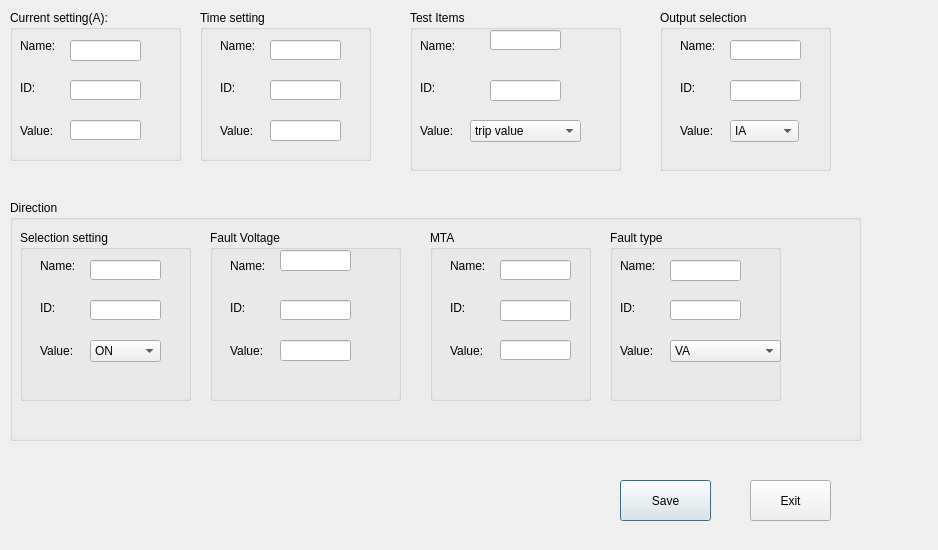
<?xml version="1.0" encoding="UTF-8"?>
<ui version="4.0">
 <class>Currentset</class>
 <widget class="QDialog" name="Currentset">
  <property name="geometry">
   <rect>
    <x>0</x>
    <y>0</y>
    <width>938</width>
    <height>550</height>
   </rect>
  </property>
  <property name="windowTitle">
   <string>Dialog</string>
  </property>
  <widget class="QGroupBox" name="groupBox">
   <property name="geometry">
    <rect>
     <x>10</x>
     <y>10</y>
     <width>171</width>
     <height>151</height>
    </rect>
   </property>
   <property name="title">
    <string>Current setting(A):</string>
   </property>
   <widget class="QLabel" name="label">
    <property name="geometry">
     <rect>
      <x>10</x>
      <y>20</y>
      <width>41</width>
      <height>31</height>
     </rect>
    </property>
    <property name="text">
     <string>Name:</string>
    </property>
   </widget>
   <widget class="QLabel" name="label_2">
    <property name="geometry">
     <rect>
      <x>10</x>
      <y>70</y>
      <width>41</width>
      <height>16</height>
     </rect>
    </property>
    <property name="text">
     <string>ID:</string>
    </property>
   </widget>
   <widget class="QLabel" name="label_3">
    <property name="geometry">
     <rect>
      <x>10</x>
      <y>110</y>
      <width>41</width>
      <height>21</height>
     </rect>
    </property>
    <property name="text">
     <string>Value:</string>
    </property>
   </widget>
   <widget class="QLineEdit" name="lineEdit">
    <property name="geometry">
     <rect>
      <x>60</x>
      <y>30</y>
      <width>71</width>
      <height>21</height>
     </rect>
    </property>
   </widget>
   <widget class="QLineEdit" name="lineEdit_2">
    <property name="geometry">
     <rect>
      <x>60</x>
      <y>70</y>
      <width>71</width>
      <height>20</height>
     </rect>
    </property>
   </widget>
   <widget class="QLineEdit" name="lineEdit_3">
    <property name="geometry">
     <rect>
      <x>60</x>
      <y>110</y>
      <width>71</width>
      <height>20</height>
     </rect>
    </property>
   </widget>
  </widget>
  <widget class="QGroupBox" name="groupBox_2">
   <property name="geometry">
    <rect>
     <x>410</x>
     <y>10</y>
     <width>211</width>
     <height>161</height>
    </rect>
   </property>
   <property name="title">
    <string>Test Items</string>
   </property>
   <widget class="QLabel" name="label_5">
    <property name="geometry">
     <rect>
      <x>10</x>
      <y>110</y>
      <width>41</width>
      <height>21</height>
     </rect>
    </property>
    <property name="text">
     <string>Value:</string>
    </property>
   </widget>
   <widget class="QLabel" name="label_4">
    <property name="geometry">
     <rect>
      <x>10</x>
      <y>70</y>
      <width>41</width>
      <height>16</height>
     </rect>
    </property>
    <property name="text">
     <string>ID:</string>
    </property>
   </widget>
   <widget class="QLabel" name="label_6">
    <property name="geometry">
     <rect>
      <x>10</x>
      <y>20</y>
      <width>41</width>
      <height>31</height>
     </rect>
    </property>
    <property name="text">
     <string>Name:</string>
    </property>
   </widget>
   <widget class="QComboBox" name="comboBox">
    <property name="geometry">
     <rect>
      <x>60</x>
      <y>110</y>
      <width>111</width>
      <height>22</height>
     </rect>
    </property>
    <item>
     <property name="text">
      <string>trip value</string>
     </property>
    </item>
    <item>
     <property name="text">
      <string>trip time</string>
     </property>
    </item>
    <item>
     <property name="text">
      <string>trip valye\ntrip time</string>
     </property>
    </item>
   </widget>
   <widget class="QLineEdit" name="lineEdit_7">
    <property name="geometry">
     <rect>
      <x>80</x>
      <y>20</y>
      <width>71</width>
      <height>20</height>
     </rect>
    </property>
   </widget>
   <widget class="QLineEdit" name="lineEdit_8">
    <property name="geometry">
     <rect>
      <x>80</x>
      <y>70</y>
      <width>71</width>
      <height>21</height>
     </rect>
    </property>
   </widget>
  </widget>
  <widget class="QGroupBox" name="groupBox_3">
   <property name="geometry">
    <rect>
     <x>660</x>
     <y>10</y>
     <width>171</width>
     <height>161</height>
    </rect>
   </property>
   <property name="title">
    <string>Output selection</string>
   </property>
   <widget class="QLabel" name="label_9">
    <property name="geometry">
     <rect>
      <x>20</x>
      <y>20</y>
      <width>41</width>
      <height>31</height>
     </rect>
    </property>
    <property name="text">
     <string>Name:</string>
    </property>
   </widget>
   <widget class="QLabel" name="label_7">
    <property name="geometry">
     <rect>
      <x>20</x>
      <y>70</y>
      <width>41</width>
      <height>16</height>
     </rect>
    </property>
    <property name="text">
     <string>ID:</string>
    </property>
   </widget>
   <widget class="QLabel" name="label_8">
    <property name="geometry">
     <rect>
      <x>20</x>
      <y>110</y>
      <width>41</width>
      <height>21</height>
     </rect>
    </property>
    <property name="text">
     <string>Value:</string>
    </property>
   </widget>
   <widget class="QComboBox" name="comboBox_2">
    <property name="geometry">
     <rect>
      <x>70</x>
      <y>110</y>
      <width>69</width>
      <height>22</height>
     </rect>
    </property>
    <item>
     <property name="text">
      <string>IA</string>
     </property>
    </item>
    <item>
     <property name="text">
      <string>IB</string>
     </property>
    </item>
    <item>
     <property name="text">
      <string>IC</string>
     </property>
    </item>
    <item>
     <property name="text">
      <string>IA+IB+IC</string>
     </property>
    </item>
   </widget>
   <widget class="QLineEdit" name="lineEdit_9">
    <property name="geometry">
     <rect>
      <x>70</x>
      <y>30</y>
      <width>71</width>
      <height>20</height>
     </rect>
    </property>
   </widget>
   <widget class="QLineEdit" name="lineEdit_10">
    <property name="geometry">
     <rect>
      <x>70</x>
      <y>70</y>
      <width>71</width>
      <height>21</height>
     </rect>
    </property>
   </widget>
  </widget>
  <widget class="QGroupBox" name="groupBox_4">
   <property name="geometry">
    <rect>
     <x>200</x>
     <y>10</y>
     <width>171</width>
     <height>151</height>
    </rect>
   </property>
   <property name="title">
    <string>Time setting</string>
   </property>
   <widget class="QLabel" name="label_10">
    <property name="geometry">
     <rect>
      <x>20</x>
      <y>70</y>
      <width>41</width>
      <height>16</height>
     </rect>
    </property>
    <property name="text">
     <string>ID:</string>
    </property>
   </widget>
   <widget class="QLabel" name="label_12">
    <property name="geometry">
     <rect>
      <x>20</x>
      <y>20</y>
      <width>41</width>
      <height>31</height>
     </rect>
    </property>
    <property name="text">
     <string>Name:</string>
    </property>
   </widget>
   <widget class="QLabel" name="label_11">
    <property name="geometry">
     <rect>
      <x>20</x>
      <y>110</y>
      <width>41</width>
      <height>21</height>
     </rect>
    </property>
    <property name="text">
     <string>Value:</string>
    </property>
   </widget>
   <widget class="QLineEdit" name="lineEdit_4">
    <property name="geometry">
     <rect>
      <x>70</x>
      <y>30</y>
      <width>71</width>
      <height>20</height>
     </rect>
    </property>
   </widget>
   <widget class="QLineEdit" name="lineEdit_5">
    <property name="geometry">
     <rect>
      <x>70</x>
      <y>70</y>
      <width>71</width>
      <height>20</height>
     </rect>
    </property>
   </widget>
   <widget class="QLineEdit" name="lineEdit_6">
    <property name="geometry">
     <rect>
      <x>70</x>
      <y>110</y>
      <width>71</width>
      <height>21</height>
     </rect>
    </property>
   </widget>
  </widget>
  <widget class="QGroupBox" name="groupBox_5">
   <property name="geometry">
    <rect>
     <x>10</x>
     <y>200</y>
     <width>851</width>
     <height>241</height>
    </rect>
   </property>
   <property name="title">
    <string>Direction</string>
   </property>
   <widget class="QGroupBox" name="groupBox_6">
    <property name="geometry">
     <rect>
      <x>10</x>
      <y>30</y>
      <width>171</width>
      <height>171</height>
     </rect>
    </property>
    <property name="title">
     <string>Selection setting</string>
    </property>
    <widget class="QLabel" name="label_15">
     <property name="geometry">
      <rect>
       <x>20</x>
       <y>20</y>
       <width>41</width>
       <height>31</height>
      </rect>
     </property>
     <property name="text">
      <string>Name:</string>
     </property>
    </widget>
    <widget class="QLabel" name="label_14">
     <property name="geometry">
      <rect>
       <x>20</x>
       <y>110</y>
       <width>41</width>
       <height>21</height>
      </rect>
     </property>
     <property name="text">
      <string>Value:</string>
     </property>
    </widget>
    <widget class="QLabel" name="label_13">
     <property name="geometry">
      <rect>
       <x>20</x>
       <y>70</y>
       <width>41</width>
       <height>16</height>
      </rect>
     </property>
     <property name="text">
      <string>ID:</string>
     </property>
    </widget>
    <widget class="QComboBox" name="comboBox_3">
     <property name="geometry">
      <rect>
       <x>70</x>
       <y>110</y>
       <width>71</width>
       <height>22</height>
      </rect>
     </property>
     <item>
      <property name="text">
       <string>ON</string>
      </property>
     </item>
     <item>
      <property name="text">
       <string>OFF</string>
      </property>
     </item>
    </widget>
    <widget class="QLineEdit" name="lineEdit_11">
     <property name="geometry">
      <rect>
       <x>70</x>
       <y>30</y>
       <width>71</width>
       <height>20</height>
      </rect>
     </property>
    </widget>
    <widget class="QLineEdit" name="lineEdit_12">
     <property name="geometry">
      <rect>
       <x>70</x>
       <y>70</y>
       <width>71</width>
       <height>20</height>
      </rect>
     </property>
    </widget>
   </widget>
   <widget class="QGroupBox" name="groupBox_7">
    <property name="geometry">
     <rect>
      <x>200</x>
      <y>30</y>
      <width>191</width>
      <height>171</height>
     </rect>
    </property>
    <property name="title">
     <string>Fault Voltage</string>
    </property>
    <widget class="QLineEdit" name="lineEdit_15">
     <property name="geometry">
      <rect>
       <x>70</x>
       <y>110</y>
       <width>71</width>
       <height>21</height>
      </rect>
     </property>
    </widget>
    <widget class="QLabel" name="label_16">
     <property name="geometry">
      <rect>
       <x>20</x>
       <y>70</y>
       <width>41</width>
       <height>16</height>
      </rect>
     </property>
     <property name="text">
      <string>ID:</string>
     </property>
    </widget>
    <widget class="QLabel" name="label_17">
     <property name="geometry">
      <rect>
       <x>20</x>
       <y>20</y>
       <width>41</width>
       <height>31</height>
      </rect>
     </property>
     <property name="text">
      <string>Name:</string>
     </property>
    </widget>
    <widget class="QLabel" name="label_18">
     <property name="geometry">
      <rect>
       <x>20</x>
       <y>110</y>
       <width>41</width>
       <height>21</height>
      </rect>
     </property>
     <property name="text">
      <string>Value:</string>
     </property>
    </widget>
    <widget class="QLineEdit" name="lineEdit_14">
     <property name="geometry">
      <rect>
       <x>70</x>
       <y>70</y>
       <width>71</width>
       <height>20</height>
      </rect>
     </property>
    </widget>
    <widget class="QLineEdit" name="lineEdit_13">
     <property name="geometry">
      <rect>
       <x>70</x>
       <y>20</y>
       <width>71</width>
       <height>21</height>
      </rect>
     </property>
    </widget>
   </widget>
   <widget class="QGroupBox" name="groupBox_8">
    <property name="geometry">
     <rect>
      <x>420</x>
      <y>30</y>
      <width>161</width>
      <height>171</height>
     </rect>
    </property>
    <property name="title">
     <string>MTA</string>
    </property>
    <widget class="QLabel" name="label_20">
     <property name="geometry">
      <rect>
       <x>20</x>
       <y>20</y>
       <width>41</width>
       <height>31</height>
      </rect>
     </property>
     <property name="text">
      <string>Name:</string>
     </property>
    </widget>
    <widget class="QLabel" name="label_19">
     <property name="geometry">
      <rect>
       <x>20</x>
       <y>70</y>
       <width>41</width>
       <height>16</height>
      </rect>
     </property>
     <property name="text">
      <string>ID:</string>
     </property>
    </widget>
    <widget class="QLabel" name="label_21">
     <property name="geometry">
      <rect>
       <x>20</x>
       <y>110</y>
       <width>41</width>
       <height>21</height>
      </rect>
     </property>
     <property name="text">
      <string>Value:</string>
     </property>
    </widget>
    <widget class="QLineEdit" name="lineEdit_16">
     <property name="geometry">
      <rect>
       <x>70</x>
       <y>30</y>
       <width>71</width>
       <height>20</height>
      </rect>
     </property>
    </widget>
    <widget class="QLineEdit" name="lineEdit_17">
     <property name="geometry">
      <rect>
       <x>70</x>
       <y>70</y>
       <width>71</width>
       <height>21</height>
      </rect>
     </property>
    </widget>
    <widget class="QLineEdit" name="lineEdit_18">
     <property name="geometry">
      <rect>
       <x>70</x>
       <y>110</y>
       <width>71</width>
       <height>20</height>
      </rect>
     </property>
    </widget>
   </widget>
   <widget class="QGroupBox" name="groupBox_9">
    <property name="geometry">
     <rect>
      <x>600</x>
      <y>30</y>
      <width>171</width>
      <height>171</height>
     </rect>
    </property>
    <property name="title">
     <string>Fault type</string>
    </property>
    <widget class="QLineEdit" name="lineEdit_19">
     <property name="geometry">
      <rect>
       <x>60</x>
       <y>30</y>
       <width>71</width>
       <height>21</height>
      </rect>
     </property>
    </widget>
    <widget class="QLineEdit" name="lineEdit_20">
     <property name="geometry">
      <rect>
       <x>60</x>
       <y>70</y>
       <width>71</width>
       <height>20</height>
      </rect>
     </property>
    </widget>
    <widget class="QLabel" name="label_22">
     <property name="geometry">
      <rect>
       <x>10</x>
       <y>110</y>
       <width>41</width>
       <height>21</height>
      </rect>
     </property>
     <property name="text">
      <string>Value:</string>
     </property>
    </widget>
    <widget class="QLabel" name="label_23">
     <property name="geometry">
      <rect>
       <x>10</x>
       <y>20</y>
       <width>41</width>
       <height>31</height>
      </rect>
     </property>
     <property name="text">
      <string>Name:</string>
     </property>
    </widget>
    <widget class="QLabel" name="label_24">
     <property name="geometry">
      <rect>
       <x>10</x>
       <y>70</y>
       <width>41</width>
       <height>16</height>
      </rect>
     </property>
     <property name="text">
      <string>ID:</string>
     </property>
    </widget>
    <widget class="QComboBox" name="comboBox_4">
     <property name="geometry">
      <rect>
       <x>60</x>
       <y>110</y>
       <width>111</width>
       <height>22</height>
      </rect>
     </property>
     <item>
      <property name="text">
       <string>VA</string>
      </property>
     </item>
     <item>
      <property name="text">
       <string>VB</string>
      </property>
     </item>
     <item>
      <property name="text">
       <string>VC</string>
      </property>
     </item>
     <item>
      <property name="text">
       <string>VABC</string>
      </property>
     </item>
    </widget>
   </widget>
  </widget>
  <widget class="QPushButton" name="pushButton">
   <property name="geometry">
    <rect>
     <x>620</x>
     <y>480</y>
     <width>91</width>
     <height>41</height>
    </rect>
   </property>
   <property name="text">
    <string>Save</string>
   </property>
  </widget>
  <widget class="QPushButton" name="pushButton_2">
   <property name="geometry">
    <rect>
     <x>750</x>
     <y>480</y>
     <width>81</width>
     <height>41</height>
    </rect>
   </property>
   <property name="text">
    <string>Exit</string>
   </property>
  </widget>
 </widget>
 <resources/>
 <connections/>
</ui>
